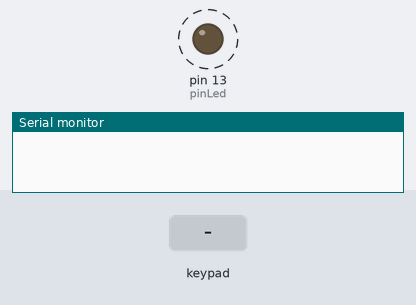
This sketch was run on a simulated Arduino Uno, built with avr-gcc and run on an emulated ATmega328P. On the bench: output pins drawn as LEDs (lit = HIGH), the last lines printed to the serial monitor. Dashed ring = blinking. Inputs (shaded band) come from the test bench.

Above: at 1.3 s.
1.4 s: key '*' pressed
At 1.9 s:
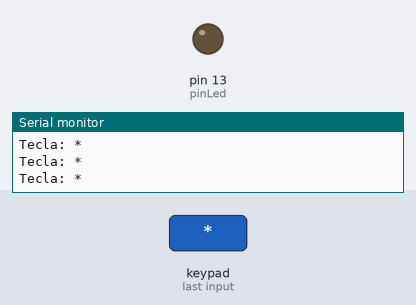
3.0 s: keypad keys 9 8 7 6 # pressed 0.4 s apart
At 4.73 s:
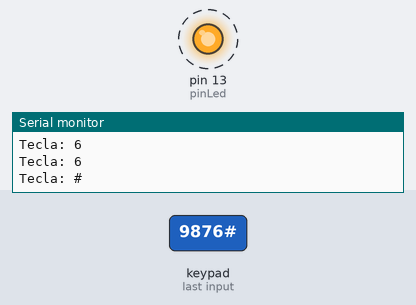
Timing chart, 0 to 12.5 s (numbered marks = the images above; inputs shaded):
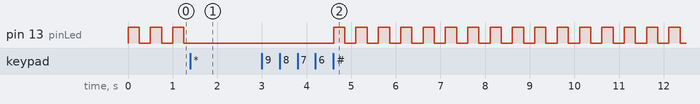

Measured:
- after the input at 1.4 s, pin 13 (pinLed): stops changing and stays LOW
- after the input at 3.0 s, pin 13 (pinLed): alternates HIGH for 0.25 s and LOW for 0.25 s, starting after 1.6 s
- by itself, pin 13 (pinLed): alternates HIGH for 0.25 s and LOW for 0.25 s

The sketch:

demo3_evento_3-4.ino
```cpp
#include <Keypad.h>

#define filas 4
#define columnas 3

byte pinesFilas[filas] = { 9, 8, 7, 6 };
byte pinesColumnas[columnas] = { 5, 4, 3 };

char signos[filas][columnas] = {
  { '1', '2', '3' },
  { '4', '5', '6' },
  { '7', '8', '9' },
  { '*', '0', '#' }
};

Keypad teclado = Keypad(makeKeymap(signos), pinesFilas, pinesColumnas, filas, columnas);

int pinLed = 13;

boolean estado = true;
boolean estadoLed = false;

void setup() {
  Serial.begin(9600);
  pinMode(pinLed, OUTPUT);
  digitalWrite(pinLed, HIGH);
  teclado.begin(makeKeymap(signos));
  teclado.addEventListener(eventoTeclado);
  char tecla = teclado.getKey();
}

void loop() {
  char tecla = teclado.getKey();
  if (estado) {
    digitalWrite(pinLed, !estadoLed);
    estadoLed = !estadoLed;
    delay(250);
  }
}

void eventoTeclado(KeypadEvent tecla) {
  Serial.print("Tecla: ");
  Serial.println(tecla);

  if (teclado.getState() == PRESSED) {
    if (tecla == '#') {
      estado = true;
    } else if (tecla == '*') {
      estado = false;
    }
  }
}
```
